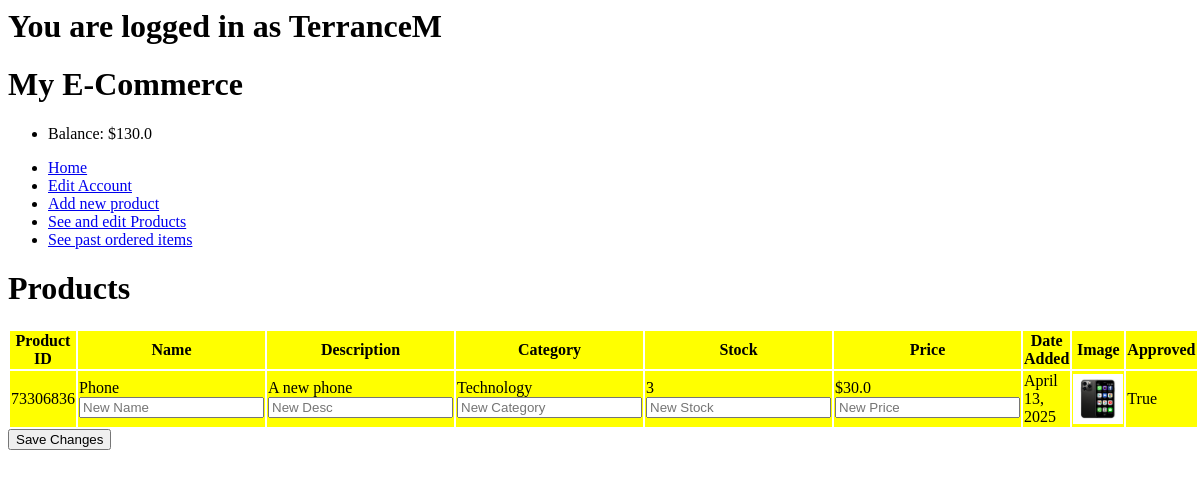
Page /863026096/sell/items on the committed database.
### main/models.py (models this page shows, shortened)
class User(models.Model):
    userID = models.BigIntegerField(primary_key=True)
    username = models.CharField(max_length=50, unique=True)
    password = models.CharField(max_length=200)
    email = models.EmailField()
    role = models.SmallIntegerField()
    balance = models.FloatField(default=0)
    approved = models.BooleanField(default=False)

class Item(models.Model):
    itemID = models.BigIntegerField(primary_key=True)
    name = models.CharField(max_length=200)
    category = models.CharField(max_length=100)
    image = models.ImageField(upload_to='main/static/images', default='p')
    description = models.CharField(max_length=300)
    price = models.FloatField(default=0.0)
    stock = models.IntegerField(default=0)
    seller = models.ForeignKey(User, on_delete=models.CASCADE)
    date_added=models.DateField(default=date.today())
    approved = models.BooleanField(default=False)

### main/views.py (the view, shortened to what this page needs)
# urls.py: path("sell/items", views.viewProducts, name="createItem"),
def viewProducts(request, UserID=0):
    userData = User.objects.get(userID=UserID)
    if(userData.role == 0):
        messages.add_message(request, messages.SUCCESS, "This account was rejected by an admin. Please create a new account")
        userData.delete()
    items = Item.objects.filter(seller=userData)
    for item in items.all():
        if item.price == 0:
            messages.add_message(request, messages.SUCCESS, f"{item.name}(ID: {item.itemID}) has been rejected by an admin")
            item.delete()
    items = Item.objects.filter(seller=userData)
    return render(request, "viewItems.html", context={"items":items, "userData":userData})

### main/templates/viewItems.html (shortened to what this page needs)
{% extends "base.html" %}
{%block content%}
{%block title%}<h1>Products</h1>{%endblock title%}
    <form method="POST" enctype="multipart/form-data" action="items">
        <table summary="Items">
            <colgroup>
                <col span="2" style="background-color:yellow">
                <col style="background-color:yellow">
                <col style="background-color:yellow">
                <col style="background-color:yellow">
                <col style="background-color:yellow">
                <col style="background-color:yellow">
                <col style="background-color:yellow">
                <col style="background-color:yellow">
              </colgroup>
            <th>Product ID</th>
            <th>Name</th>
            <th>Description</th>
            <th>Category</th>
            <th>Stock</th>
            <th>Price</th>
            <th>Date Added</th>
            <th>Image</th>
            <th>Approved</th>
            {%for item in items.all%}
                <tr>
                    <td>{{item.itemID}}</td>
                <td>{{item.name}}
                    <input type="text" id="name-input" placeholder="New Name" name="n{{item.itemID}}" value="">
                </td>
                <td>{{item.description}}
                    <input type="text" id="desc-input" placeholder="New Desc" name="d{{item.itemID}}" value="">
                </td>
                <td>{{item.category}}
                    <input type="text" id="category-input" placeholder="New Category" name="c{{item.itemID}}" value="">
                </td>
                <td>{{item.stock}}
                    <input type="number" id="stock-input" placeholder="New Stock" name="s{{item.itemID}}" min=0>
                </td>
                <td>${{item.price}}
                    <input type="number" id="price-input" placeholder="New Price" name="p{{item.itemID}}" min=0>
                </td>
                <td>{{item.date_added}}</td>
                <td><img src="{{item.image.url | slice:"5:"}}" alt="Product Image" height = 50>
                </td>
                <td>{{item.approved}}</td>
            </tr>
            {%endfor%}
        </table>
        <button type="submit", name="save", value="save">Save Changes</button>
    </form>
{%endblock content%}

### main/templates/base.html (shortened to what this page needs)
{% load static %}
<link rel="stylesheet" href="{% static 'css/styles.css' %}">
<header>
    <div class="logo">
      {% if userData.username %}
      <h1>You are logged in as {{userData.username}}</h1>
      {% endif %}
      <h1>My E-Commerce</h1>
    </div>
    <nav>
        <ul>
            {%if not userData.userID%}
              <li><a href="/">Home</a></li>
              <li><a href="/login">Login</a></li>
              <li><a href="/create">Register</a></li>
            {%else%}
                <li><p>Balance: ${{userData.balance}}</p></li>
              <li><a href="/{{userData.userID}}/main">Home</a></li>
              <li><a href="/{{userData.userID}}/edit">Edit Account</a></li>
                {%if userData.role == 3%}
                    <li><a href="/{{userData.userID}}/auth/users">Authenticate users</a></li>
                    <li><a href="/{{userData.userID}}/auth/items">Authenticate items</a></li>
                {%elif userData.role == 2%}
                    <li><a href="/{{userData.userID}}/sell/makeItem">Add new product</a></li>
                    <li><a href="/{{userData.userID}}/sell/items">See and edit Products</a></li>
                    <li><a href="/{{userData.userID}}/sell/orders">See past ordered items</a></li>
                {%elif userData.role == 1%}
                    <li><a href="/{{userData.userID}}/buy/cart">View Cart</a></li>
                    <li><a href="/{{userData.userID}}/buy/orders">See past orders</a></li>
                {%endif%}
          </ul>
          {%endif%}
    </nav>
  </header>
{%if not userData.userID or userData.approved%}
  {%block content%}
  {%endblock content%}
{%endif%}

### rows in the picture
User: username "TerranceM", balance "130.0"
Item: itemID "73306836", name "Phone", description "A new phone", category "Technology", stock "3", price "30.0", date_added "April 13, 2025", image (picture), approved "True"
